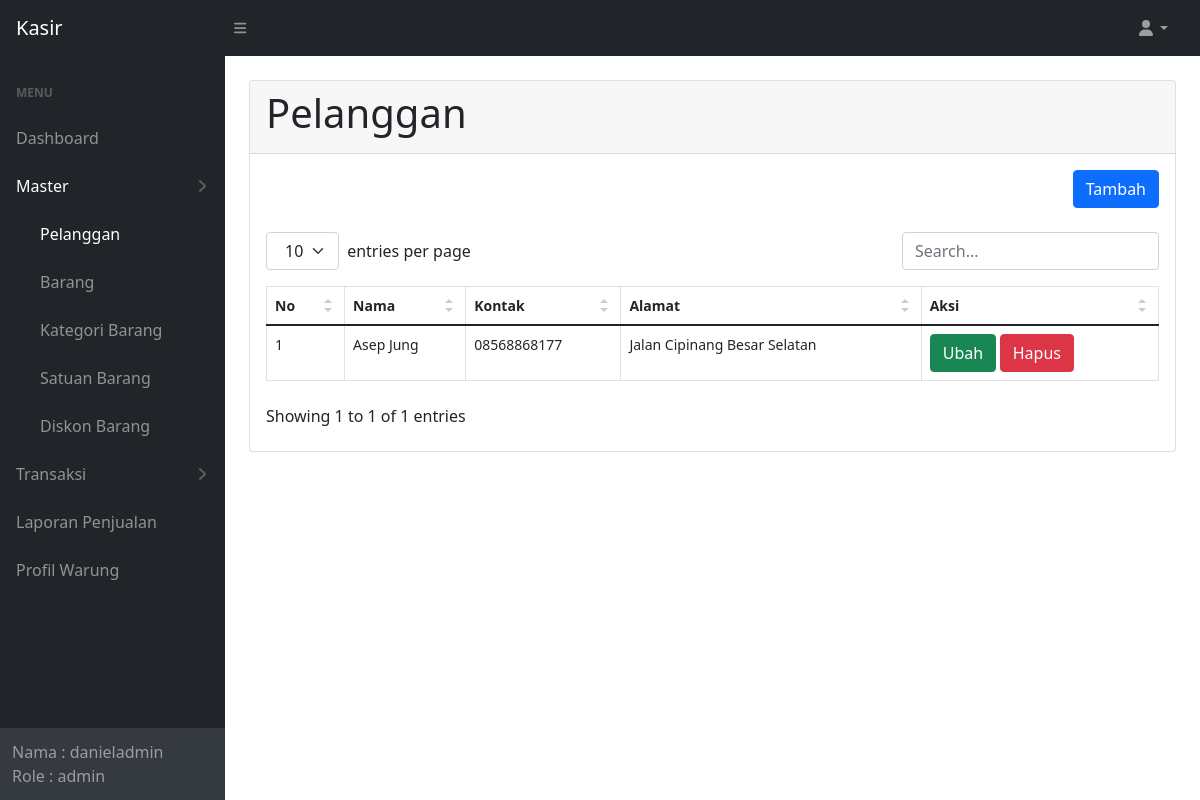
Screenshot of /pelanggan/index.php (signed in) with the database file from the repository.
### tables this page shows
CREATE TABLE `pelanggan` (
  `id_pelanggan` int(11) NOT NULL,
  `nama` varchar(25) NOT NULL,
  `kontak` varchar(12) NOT NULL,
  `alamat` varchar(75) NOT NULL
);

### function.php (called while the page is built, shortened)
<?php
require 'config.php';
function query($query)
{
  global $conn;
  $result = mysqli_query($conn, $query);
  $rows = [];
  while ($row = mysqli_fetch_assoc($result)) {
    $rows[] = $row;
  }
  return $rows;
}

### pelanggan/index.php (the view, shortened to what this page needs)
<?php
require '../function.php';
$customers = query("SELECT * FROM pelanggan order by id_pelanggan ASC");
?>
<!DOCTYPE html>
<html lang="en">
<head>
  <link rel="stylesheet" type="text/css" href="<?php echo BASEURL; ?>/assets/css/datatables.css">
  <link rel="stylesheet" type="text/css" href="<?php echo BASEURL; ?>/assets/css/styles.css">
</head>
<body class="sb-nav-fixed">
  <?php include '../partials/top_nav.php'; ?>
  <div id="layoutSidenav">
    <div id="layoutSidenav_nav">
      <?php include '../partials/sidebar.php'; ?>
    </div>
    <div id="layoutSidenav_content">
      <div class="container-fluid px-4">
        <div class="card mb-4 mt-4">
          <div class="card-header">
            <h1>Pelanggan</h1>
          </div>
          <div class="card-body">
            <table id="datatablesSimple">
              <div class="clearfix">
                <a class="btn btn-primary mb-4 float-end" href="<?php echo BASEURL; ?>/pelanggan/tambah" role="button">Tambah</a>
              </div>
              <thead>
                <tr>
                  <th>No</th>
                  <th>Nama</th>
                  <th>Kontak</th>
                  <th>Alamat</th>
                  <th>Aksi</th>
                </tr>
              </thead>
              <tbody>
                <?php $i = 1; ?>
                <?php foreach ($customers as $b) { ?>
                  <tr>
                    <td>
                      <?php echo $i; ?>
                    </td>
                    <td>
                      <?php echo htmlentities($b['nama']); ?>
                    </td>
                    <td>
                      <?php echo htmlentities($b['kontak']); ?>
                    </td>
                    <td>
                      <?php echo htmlentities($b['alamat']); ?>
                    </td>
                    <td>
                      <a class="btn btn-success" href="<?php echo BASEURL; ?>/pelanggan/ubah?id=<?php echo $b['id_pelanggan'] ?>">Ubah</a>
                      <a class="btn btn-danger" href="<?php echo BASEURL; ?>/pelanggan/hapus?id=<?php echo $b['id_pelanggan'] ?>" onclick="return confirm('Apakah anda yakin menghapus data ini ?')">Hapus</a>
                    </td>
                  </tr>
                  <?php $i++; ?>
                <?php } ?>
              </tbody>
            </table>
          </div>
        </div>
      </div>
    </div>
</body>
</html>

### assets/css/datatables.css (style rules this page uses)
.dataTable-table { max-width:100%;width:100%;border-spacing:0;border-collapse:separate }
.dataTable-table>tbody>tr>td,.dataTable-table>tbody>tr>th,.dataTable-table>tfoot>tr>td,.dataTable-table>tfoot>tr>th,.dataTable-table>thead>tr>td,.dataTable-table>thead>tr>th { vertical-align:top;padding:8px 10px }
.dataTable-table>thead>tr>th { vertical-align:bottom;text-align:left;border-bottom:1px solid #d9d9d9 }
.dataTable-table th { vertical-align:bottom;text-align:left }

### rows the page displays
pelanggan: nama "Asep Jung", kontak "08568868177", alamat "Jalan Cipinang Besar Selatan"

### other values shown
$username "danieladmin"
$role "admin"
